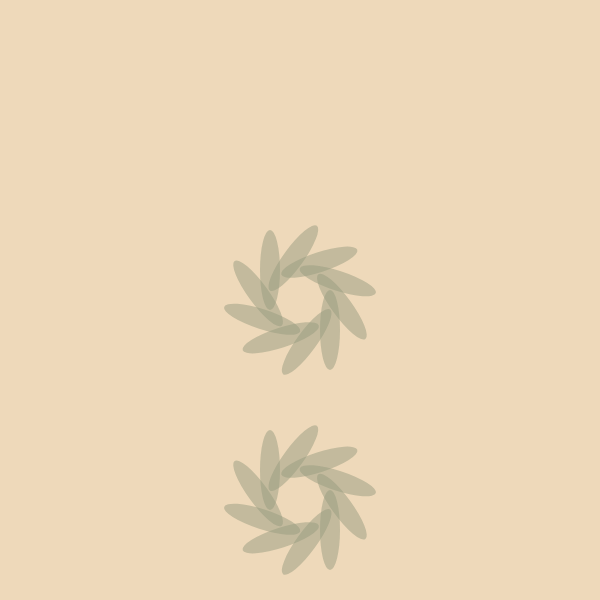
Frame 1 (no input)
Frame 60 (no input): identical to frame 1, image omitted
Frame 120 (the mouse pressed at the canvas centre since frame 60): identical to frame 1, image omitted

The p5.js sketch that drew this single still picture (run headless with seeded random() and noise() and a simulated clock; from frame 60 on, the mouse is pressed at the canvas centre):

// p5.js sketch
// ── sketch.js
function setup() {
  createCanvas(600, 600);
  background(238, 217, 186);
  fill(150, 154, 127, 127);
  noStroke();
  spinOne(width / 2, height / 2);
  spinTwo(0, height / 3);

}

function draw() {}

function spinOne(middleX, middleY) {
  translate(middleX, middleY);
  for (var i = 0; i < 10; i++) {
    ellipse(30, 30, 20, 80);
    rotate(PI / 5);
  }
}

function spinTwo(middleX, middleY) {
  // A design for a simple flower
  translate(middleX, middleY);
  for (var i = 0; i < 10; i++) {
    ellipse(30, 30, 20, 80);
    rotate(PI / 5);
  }
}
